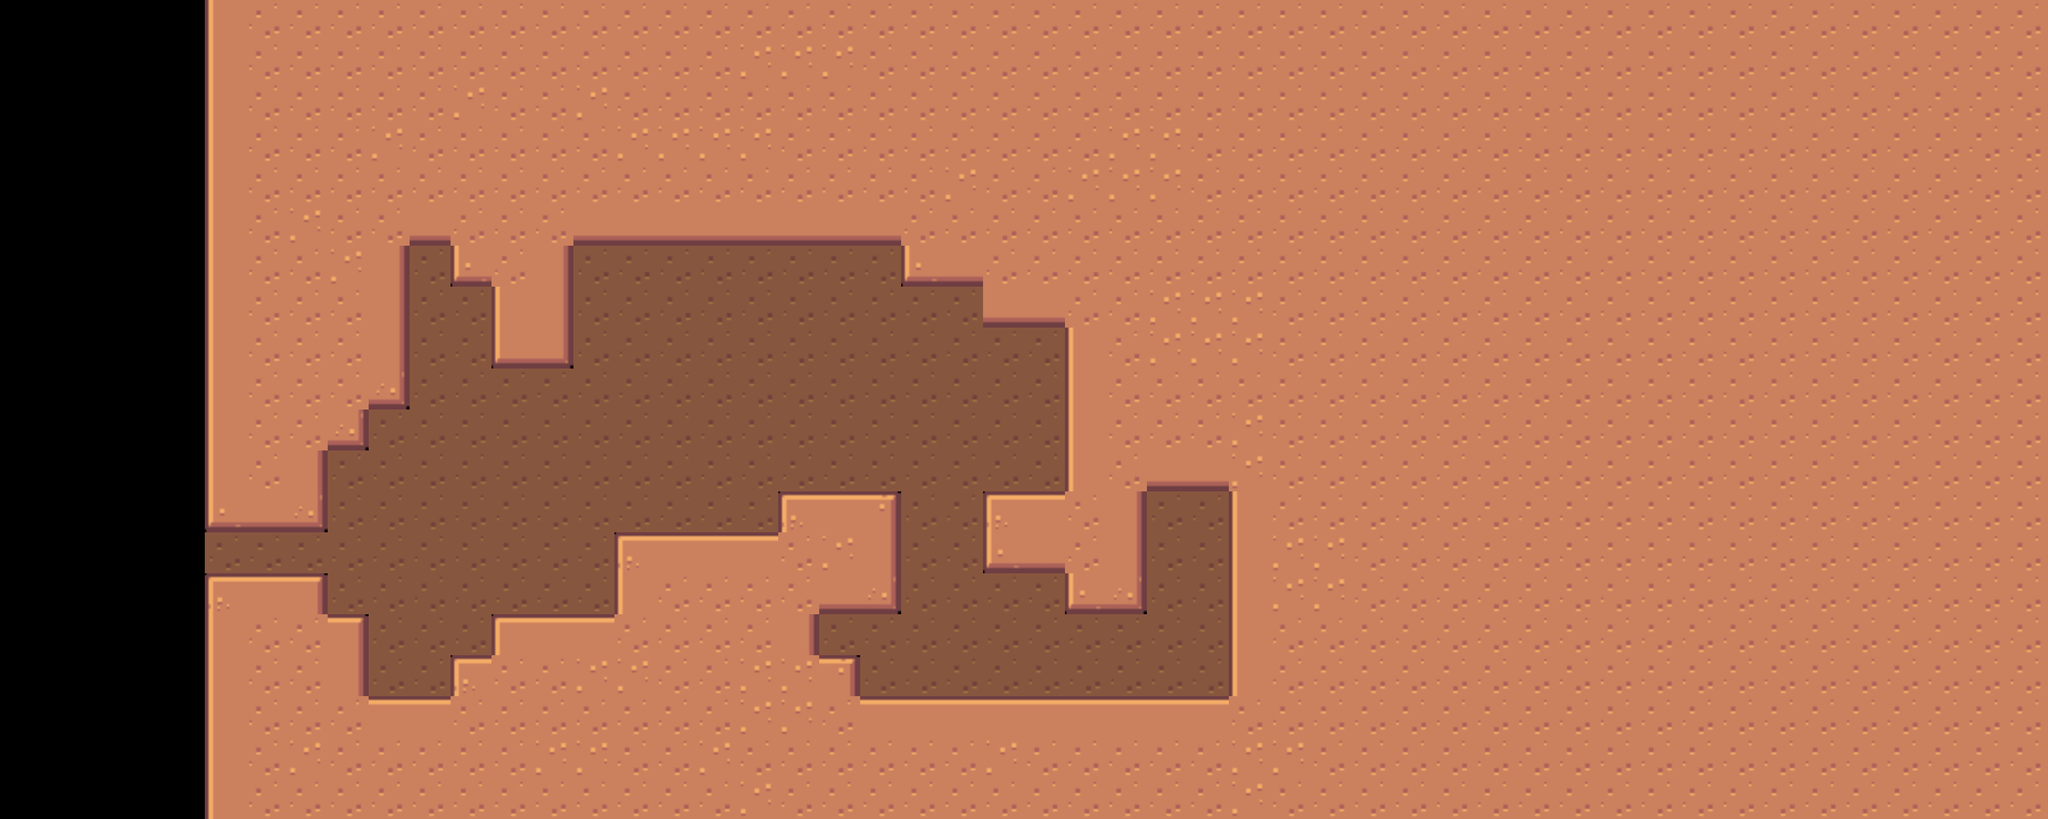

This is a level from a 2D game, rendered from its Tiled map with the project's own tilesets. A one-line summary and the complete map file follow:
An orthogonal 50x20 tile map with 72x72 px tiles, 1 tile layer (camada1), 2 tilesets.

<map version="1.10" tiledversion="1.11.2" orientation="orthogonal" renderorder="right-down" width="50" height="20" tilewidth="72" tileheight="72" infinite="0" nextlayerid="2" nextobjectid="1">
 <tileset firstgid="1" source="block.tsx" />
 <tileset firstgid="82" source="minerios.tsx" />
 <layer id="1" name="camada1" width="50" height="20">
  <data encoding="csv">
0,0,0,0,0,37,68,68,68,68,68,68,68,68,68,68,68,68,68,68,68,68,68,68,68,68,68,68,68,68,68,68,68,68,68,68,68,68,68,68,68,68,68,68,68,68,68,68,68,68,
0,0,0,0,0,37,68,68,68,68,68,68,68,68,68,68,68,68,65,65,65,68,68,68,68,68,68,68,68,68,68,68,68,68,68,68,68,68,68,68,68,68,68,68,68,68,68,68,68,68,
0,0,0,0,0,37,68,68,68,68,68,65,68,68,65,68,68,68,68,68,68,68,68,68,68,68,68,68,68,68,68,68,68,68,68,68,68,68,68,68,68,68,68,68,68,68,68,68,68,68,
0,0,0,0,0,37,68,68,68,65,68,68,68,68,68,65,65,65,65,68,68,68,68,68,68,68,68,65,65,68,68,68,68,68,68,68,68,68,68,68,68,68,68,68,68,68,68,68,68,68,
0,0,0,0,0,37,68,68,68,68,68,68,68,68,68,68,68,68,68,68,68,68,68,65,68,68,65,65,65,68,68,68,68,68,68,68,68,68,68,68,68,68,68,68,68,68,68,68,68,68,
0,0,0,0,0,37,68,65,68,68,74,68,68,68,74,74,74,74,74,74,74,74,68,68,68,68,68,68,68,68,68,68,68,68,68,68,68,68,68,68,68,68,68,68,68,68,68,68,68,68,
0,0,0,0,0,37,68,68,65,39,86,73,68,39,86,86,86,86,86,86,86,86,73,74,68,68,68,68,68,68,68,68,68,68,68,68,68,68,68,68,68,68,68,68,68,68,68,68,68,68,
0,0,0,0,0,37,68,68,68,39,86,86,64,39,86,86,86,86,86,86,86,86,86,86,47,47,68,68,65,65,65,68,68,68,68,68,68,68,68,68,68,68,68,68,68,68,68,68,68,68,
0,0,0,0,0,37,68,68,68,39,86,86,46,48,86,86,86,86,86,86,86,86,86,86,86,86,37,68,65,65,65,68,68,68,68,68,68,68,68,68,68,68,68,68,68,68,68,68,68,68,
0,0,0,0,0,37,68,68,68,75,86,86,86,86,86,86,86,86,86,86,86,86,86,86,86,86,37,68,68,68,68,68,68,68,68,68,68,68,68,68,68,68,68,68,68,68,68,68,68,68,
0,0,0,0,0,37,68,68,75,86,86,86,86,86,86,86,86,86,86,86,86,86,86,86,86,86,37,68,68,68,65,68,68,68,68,68,68,68,68,68,68,68,68,68,68,68,68,68,68,68,
0,0,0,0,0,37,68,39,86,86,86,86,86,86,86,86,86,86,86,86,86,86,86,86,86,86,37,68,74,74,65,68,68,68,68,68,68,68,68,68,68,68,68,68,68,68,68,68,68,68,
0,0,0,0,0,73,47,75,86,86,86,86,86,86,86,86,86,86,86,55,56,57,86,86,55,29,68,39,86,86,64,68,68,68,68,68,68,68,68,68,68,68,68,68,68,68,68,68,68,68,
0,0,0,0,0,86,86,86,86,86,86,86,86,86,86,55,29,29,56,68,65,39,86,86,73,74,68,39,86,86,64,65,65,68,68,68,68,68,68,68,68,68,68,68,68,68,68,68,68,68,
0,0,0,0,0,55,29,30,86,86,86,86,86,86,86,37,68,68,68,68,74,75,86,86,86,86,73,75,86,86,64,65,65,68,68,68,68,68,68,68,68,68,68,68,68,68,68,68,68,68,
0,0,0,0,0,37,68,68,30,86,86,86,28,29,29,68,68,68,68,39,86,86,86,86,86,86,86,86,86,86,64,68,68,68,68,68,68,68,68,68,68,68,68,68,68,68,68,68,68,68,
0,0,0,0,0,37,68,68,39,86,86,55,68,68,65,65,68,68,65,65,57,86,86,86,86,86,86,86,86,86,64,68,68,68,68,68,68,68,68,68,68,68,68,68,68,68,68,68,68,68,
0,0,0,0,0,37,68,68,68,29,29,68,68,68,68,68,68,68,65,65,68,56,56,56,56,56,56,56,56,56,68,68,68,68,68,68,68,68,68,68,68,68,68,68,68,68,68,68,68,68,
0,0,0,0,0,37,68,65,68,68,68,68,68,65,65,68,68,65,68,68,68,68,68,68,65,68,68,68,68,68,65,65,68,68,68,68,68,68,68,68,68,68,68,68,68,68,68,68,68,68,
0,0,0,0,0,37,68,68,68,68,68,68,68,68,68,68,68,68,65,68,68,68,68,68,68,68,68,68,68,68,65,68,68,68,68,68,68,68,68,68,68,68,68,68,68,68,68,68,68,68
</data>
 </layer>
</map>